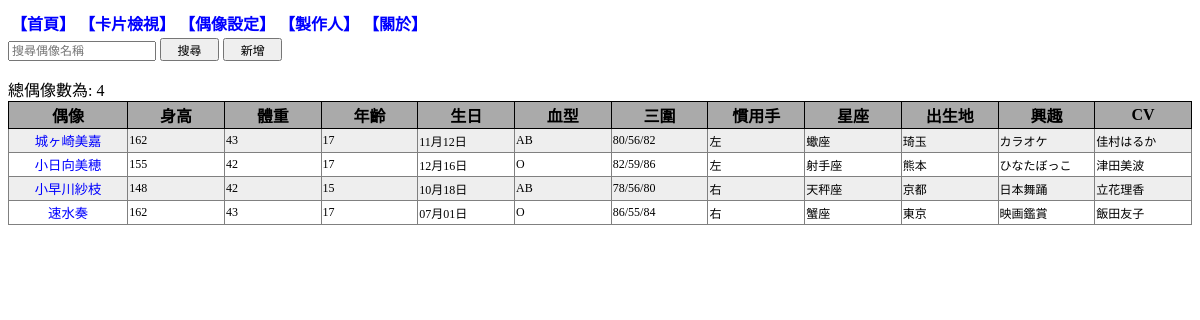
Page /IdolSetting.php on the committed database.
### tables this page shows
CREATE TABLE `idolsetting` (
  `IdolName` varchar(255) NOT NULL,
  `Height` int(3) NOT NULL,
  `Weight` int(3) NOT NULL,
  `age` int(2) NOT NULL,
  `Birthday` varchar(255) NOT NULL,
  `BloodType` varchar(3) NOT NULL,
  `ThreeSize` varchar(30) NOT NULL,
  `Handedness` varchar(10) NOT NULL,
  `Constellation` varchar(255) NOT NULL,
  `Place` varchar(255) NOT NULL,
  `Interest` varchar(255) NOT NULL,
  `CV` varchar(255) NOT NULL
);

### IdolSetting.php (the view, shortened to what this page needs)
<?php include("com/db.php"); ?>
<html>
<head>
    <?php include("com/head.php") ?>
</head>
<body>
    <?php include("com/menu.php"); ?>
    <div class = "Search">
    <form method = "post" action = "IdolSetting.php">
        <input type = "text" name = "searchTarget" placeholder = "搜尋偶像名稱">
        <input type = "submit" value = "搜尋">
        <a href = "IdolSetting_add.php"><input type = "button" value = "新增"></a>
    </form>
    </div>
    <div>
		總偶像數為:
		<?php
			$sql = "SELECT COUNT(*) FROM idolsetting";
			if($result = mysqli_query($db,$sql)){
				$rowcount= mysqli_fetch_row($result);
				echo $rowcount[0];
			}
		?>
	</div>
    <form id = "Form" method = "POST" action = "IdolCard.php">
    <?php
        $OrderBy = "";
        if ($OrderBy == "") $OrderBy = "IdolName";
        $ADSC = "ASC";
     ?>
    <table class = "IdolCardTable">
        <tr>
            <th onclick = "changeSort('IdolName');">偶像</th>
            <th onclick = "changeSort('Height');">身高</th>
            <th onclick = "changeSort('Weight');">體重</th>
            <th onclick = "changeSort('Age');">年齡</th>
            <th onclick = "changeSort('Birthday');">生日</th>
            <th onclick = "changeSort('BloodType');">血型</th>
            <th onclick = "changeSort('ThreeSize');">三圍</th>
            <th onclick = "changeSort('Handedness');">慣用手</th>
            <th onclick = "changeSort('Constellation');">星座</th>
            <th onclick = "changeSort('Place');">出生地</th>
            <th onclick = "changeSort('Interest');">興趣</th>
            <th onclick = "changeSort('CV');">CV</th>
        </tr>
        <?php
            if (isset($_POST["searchTargetExa"])) {
                $sql = "SELECT * FROM idolsetting WHERE IdolName = ?";
                $searchTarget = $_POST["searchTargetExa"];
            } else if (isset($_POST["searchTarget"])) {
                $sql = "SELECT * FROM idolsetting WHERE IdolName LIKE ?";
                $searchTarget = "%".$_POST["searchTarget"]."%";
            } else  $sql = "SELECT * FROM idolsetting";
            $sql = $sql." ORDER BY ".$OrderBy." ".$ADSC;
            if ($stmt = $db->prepare($sql)) {
                $stmt->execute();
                $stmt->bind_result($IdolName, $Height, $Weight, $Age, $Birthday, $BloodType, $ThreeSize, $Handedness, $Constellation, $Place, $Interest, $CV);
                while ($stmt->fetch()) {
                    ?>
                    <tr>
                    <td>
                        <input type = "submit" name = "searchTargetExa" value = "<?php echo $IdolName; ?>">
                    </td>
                    <td><?php echo $Height; ?></td>
                    <td><?php echo $Weight; ?></td>
                    <td><?php echo $Age; ?></td>
                    <td><?php echo $Birthday; ?></td>
                    <td><?php echo $BloodType; ?></td>
                    <td><?php echo $ThreeSize; ?></td>
                    <td><?php echo $Handedness; ?></td>
                    <td><?php echo $Constellation; ?></td>
                    <td><?php echo $Place; ?></td>
                    <td><?php echo $Interest; ?></td>
                    <td><?php echo $CV; ?></td>
                    </tr>
                    <?php
                }
            } else {
                echo $db->error;
            }
        ?>
    </table>
    </form>
</body>
</html>

### com/head.php (shortened to what this page needs)
<link rel = "stylesheet" href = "css/style.css">

### com/menu.php
<table>
    <tr>
        <th><a href = "index.php">【首頁】</a></th>
        <th><a href = "IdolCard.php">【卡片檢視】</a></th>
        <th><a href = "IdolSetting.php">【偶像設定】</a></th>
        <th><a href = "Producer.php">【製作人】</a></th>
        <th><a href = "About.php">【關於】</a></th>
    </tr>
</table>

### css/style.css (style rules this page uses)
body { font-family: consolas, 微軟正黑體; }
a { text-decoration: none; }
a:link, :visited { color: blue; text-decoration: none; }
.Search { width: 50%; }
.Search input { font-size: 12px; }
.Search input[type = "text"] { width: 25%; }
.Search input[type = "button"], input[type = "submit"] { width: 10%; }
.IdolCardTable { border-collapse: collapse; }
.IdolCardTable th { border: 1px solid black; background: #aaa; width: 5%; }
.IdolCardTable td { border: 1px solid gray; font-size: 12px; }
.IdolCardTable tr:nth-child(even) { background-color: #eee; }
.IdolCardTable tr:nth-child(odd) { background-color: #fff; }
.IdolCardTable input[type=submit] { width: 100%; background: none; outline: none; border: none; color: blue; text-decoration: none; }

### rows in the picture
idolsetting: searchTargetExa "城ヶ崎美嘉", Height "162", Weight "43", age "17", Birthday "11月12日", BloodType "AB", ThreeSize "80/56/82", Handedness "左", Constellation "蠍座", Place "琦玉", Interest "カラオケ", CV "佳村はるか"
idolsetting: searchTargetExa "小日向美穂", Height "155", Weight "42", age "17", Birthday "12月16日", BloodType "O", ThreeSize "82/59/86", Handedness "左", Constellation "射手座", Place "熊本", Interest "ひなたぼっこ", CV "津田美波"
idolsetting: searchTargetExa "小早川紗枝", Height "148", Weight "42", age "15", Birthday "10月18日", BloodType "AB", ThreeSize "78/56/80", Handedness "右", Constellation "天秤座", Place "京都", Interest "日本舞踊", CV "立花理香"
idolsetting: searchTargetExa "速水奏", Height "162", Weight "43", age "17", Birthday "07月01日", BloodType "O", ThreeSize "86/55/84", Handedness "右", Constellation "蟹座", Place "東京", Interest "映画鑑賞", CV "飯田友子"

### other values in the picture
$rowcount[0] "4"
